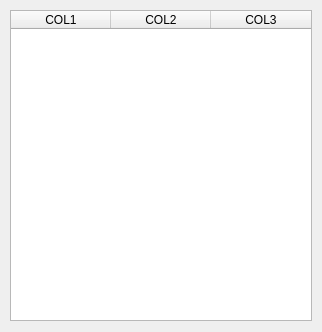
<?xml version="1.0" encoding="UTF-8"?>
<ui version="4.0">
 <class>wndSearch</class>
 <widget class="QMainWindow" name="wndSearch">
  <property name="geometry">
   <rect>
    <x>0</x>
    <y>0</y>
    <width>322</width>
    <height>332</height>
   </rect>
  </property>
  <property name="sizePolicy">
   <sizepolicy hsizetype="Preferred" vsizetype="Preferred">
    <horstretch>0</horstretch>
    <verstretch>0</verstretch>
   </sizepolicy>
  </property>
  <property name="minimumSize">
   <size>
    <width>322</width>
    <height>332</height>
   </size>
  </property>
  <property name="windowTitle">
   <string>Search Results: </string>
  </property>
  <widget class="QWidget" name="centralwidget">
   <widget class="QTableWidget" name="tblResults">
    <property name="geometry">
     <rect>
      <x>10</x>
      <y>10</y>
      <width>302</width>
      <height>311</height>
     </rect>
    </property>
    <property name="verticalScrollBarPolicy">
     <enum>Qt::ScrollBarAlwaysOff</enum>
    </property>
    <property name="horizontalScrollBarPolicy">
     <enum>Qt::ScrollBarAlwaysOff</enum>
    </property>
    <column>
     <property name="text">
      <string>COL1</string>
     </property>
    </column>
    <column>
     <property name="text">
      <string>COL2</string>
     </property>
    </column>
    <column>
     <property name="text">
      <string>COL3</string>
     </property>
    </column>
   </widget>
  </widget>
 </widget>
 <resources/>
 <connections/>
</ui>
